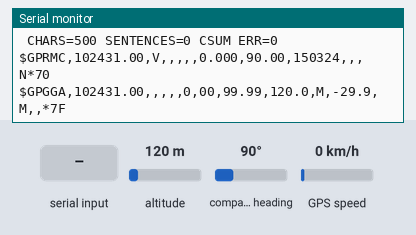
This sketch was run on a simulated Arduino Uno, built with avr-gcc and run on an emulated ATmega328P. On the bench: the last lines printed to the serial monitor. The test bench sets the inputs (shaded band); at power-on: altitude 120 m, compass heading 90°, GPS speed 0 km/h. The GPS gets a fix after 3 s at 37.7749, -122.4194 with 8 satellites.

Above: at 1.2 s.
1.3 s: altitude set to 20 m
At 2.8 s:
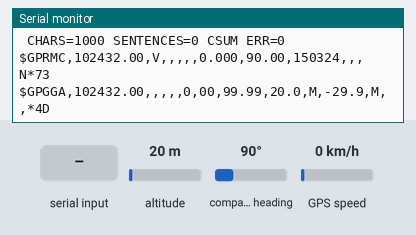
4.5 s: "1" received over the second serial link
At 4.9 s:
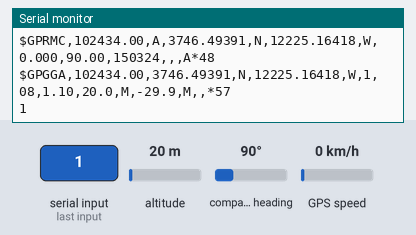
7.5 s: compass heading set to 269°
At 8.9 s:
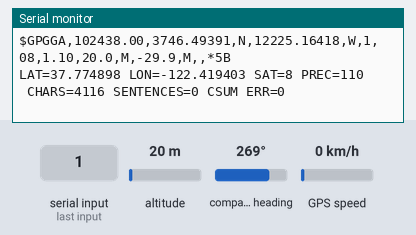
10.6 s: GPS speed set to 2 km/h
At 11.25 s:
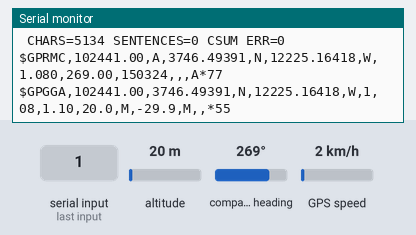
12.1 s: compass heading set to 352°
At 12.9 s:
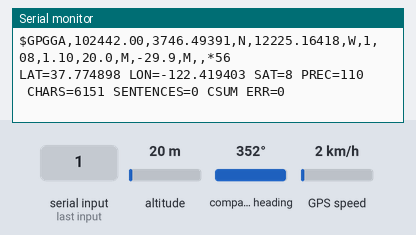
14.5 s: altitude set to 980 m
At 18.31 s:
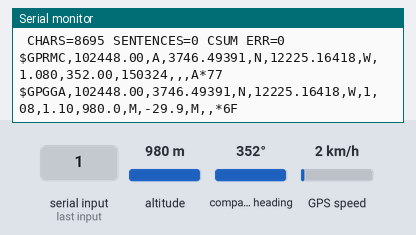
Timing chart, 0 to 19.6 s (numbered marks = the images above; inputs shaded):
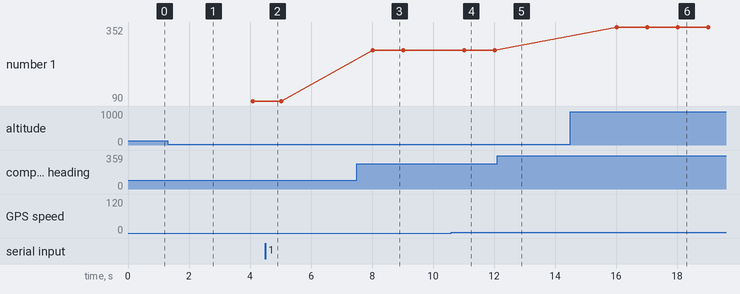

The sketch:

GPS.ino
```cpp
#include <SoftwareSerial.h>

#include <TinyGPS.h>

TinyGPS gps;// Utilizamos la libreria Tiny GPS para facilitarnos la tarea
SoftwareSerial ss(4,3);

void setup()
{
  Serial.begin(9600);
  ss.begin(9600);// importante a 9600 si es menos no va bien con neo 6

  Serial.print("V2 Proyecto "); Serial.println(TinyGPS::library_version());
}

void loop()
{
  bool newData = false;
  unsigned long chars;
  unsigned short sentences, failed;

  // Cada segundo vamos revisando los datos obtenidos del
  for (unsigned long start = millis(); millis() - start < 1000;)
  {
    while (ss.available())
    {
      char c = ss.read();
       Serial.write(c); // uncomment this line if you want to see the GPS data flowing
      if (gps.encode(c)) // Did a new valid sentence come in?
        newData = true;
    }
  }

  if (newData)
  {
    float flat, flon;
    unsigned long age;
    gps.f_get_position(&flat, &flon, &age);
    Serial.print("LAT=");
    Serial.print(flat == TinyGPS::GPS_INVALID_F_ANGLE ? 0.0 : flat, 6);
    Serial.print(" LON=");
    Serial.print(flon == TinyGPS::GPS_INVALID_F_ANGLE ? 0.0 : flon, 6);
    Serial.print(" SAT=");
    Serial.print(gps.satellites() == TinyGPS::GPS_INVALID_SATELLITES ? 0 : gps.satellites());
    Serial.print(" PREC=");
    Serial.print(gps.hdop() == TinyGPS::GPS_INVALID_HDOP ? 0 : gps.hdop());
  }

  gps.stats(&chars, &sentences, &failed);
  Serial.print("\n\n CHARS=");
  Serial.print(chars);
  Serial.print(" SENTENCES=");
  Serial.print(sentences);
  Serial.print(" CSUM ERR=");
  Serial.println(failed);
  if (chars == 0)
    Serial.println("** No characters received from GPS: check wiring **");
}
```

Measured:
- after the input at 1.3 s, the serial monitor: prints a new line after 0.79 s (image 1)
- after the input at 4.5 s, the serial monitor: prints a new line at once (image 2)
- after the input at 7.5 s, the serial monitor: prints a new line after 0.53 s (image 3)
- after the input at 10.6 s, the serial monitor: prints a new line after 0.43 s (image 4)
- after the input at 14.5 s, the serial monitor: prints a new line after 0.60 s (image 6)
- plotted number 1: 90 → 269 after the input at 7.5 s
